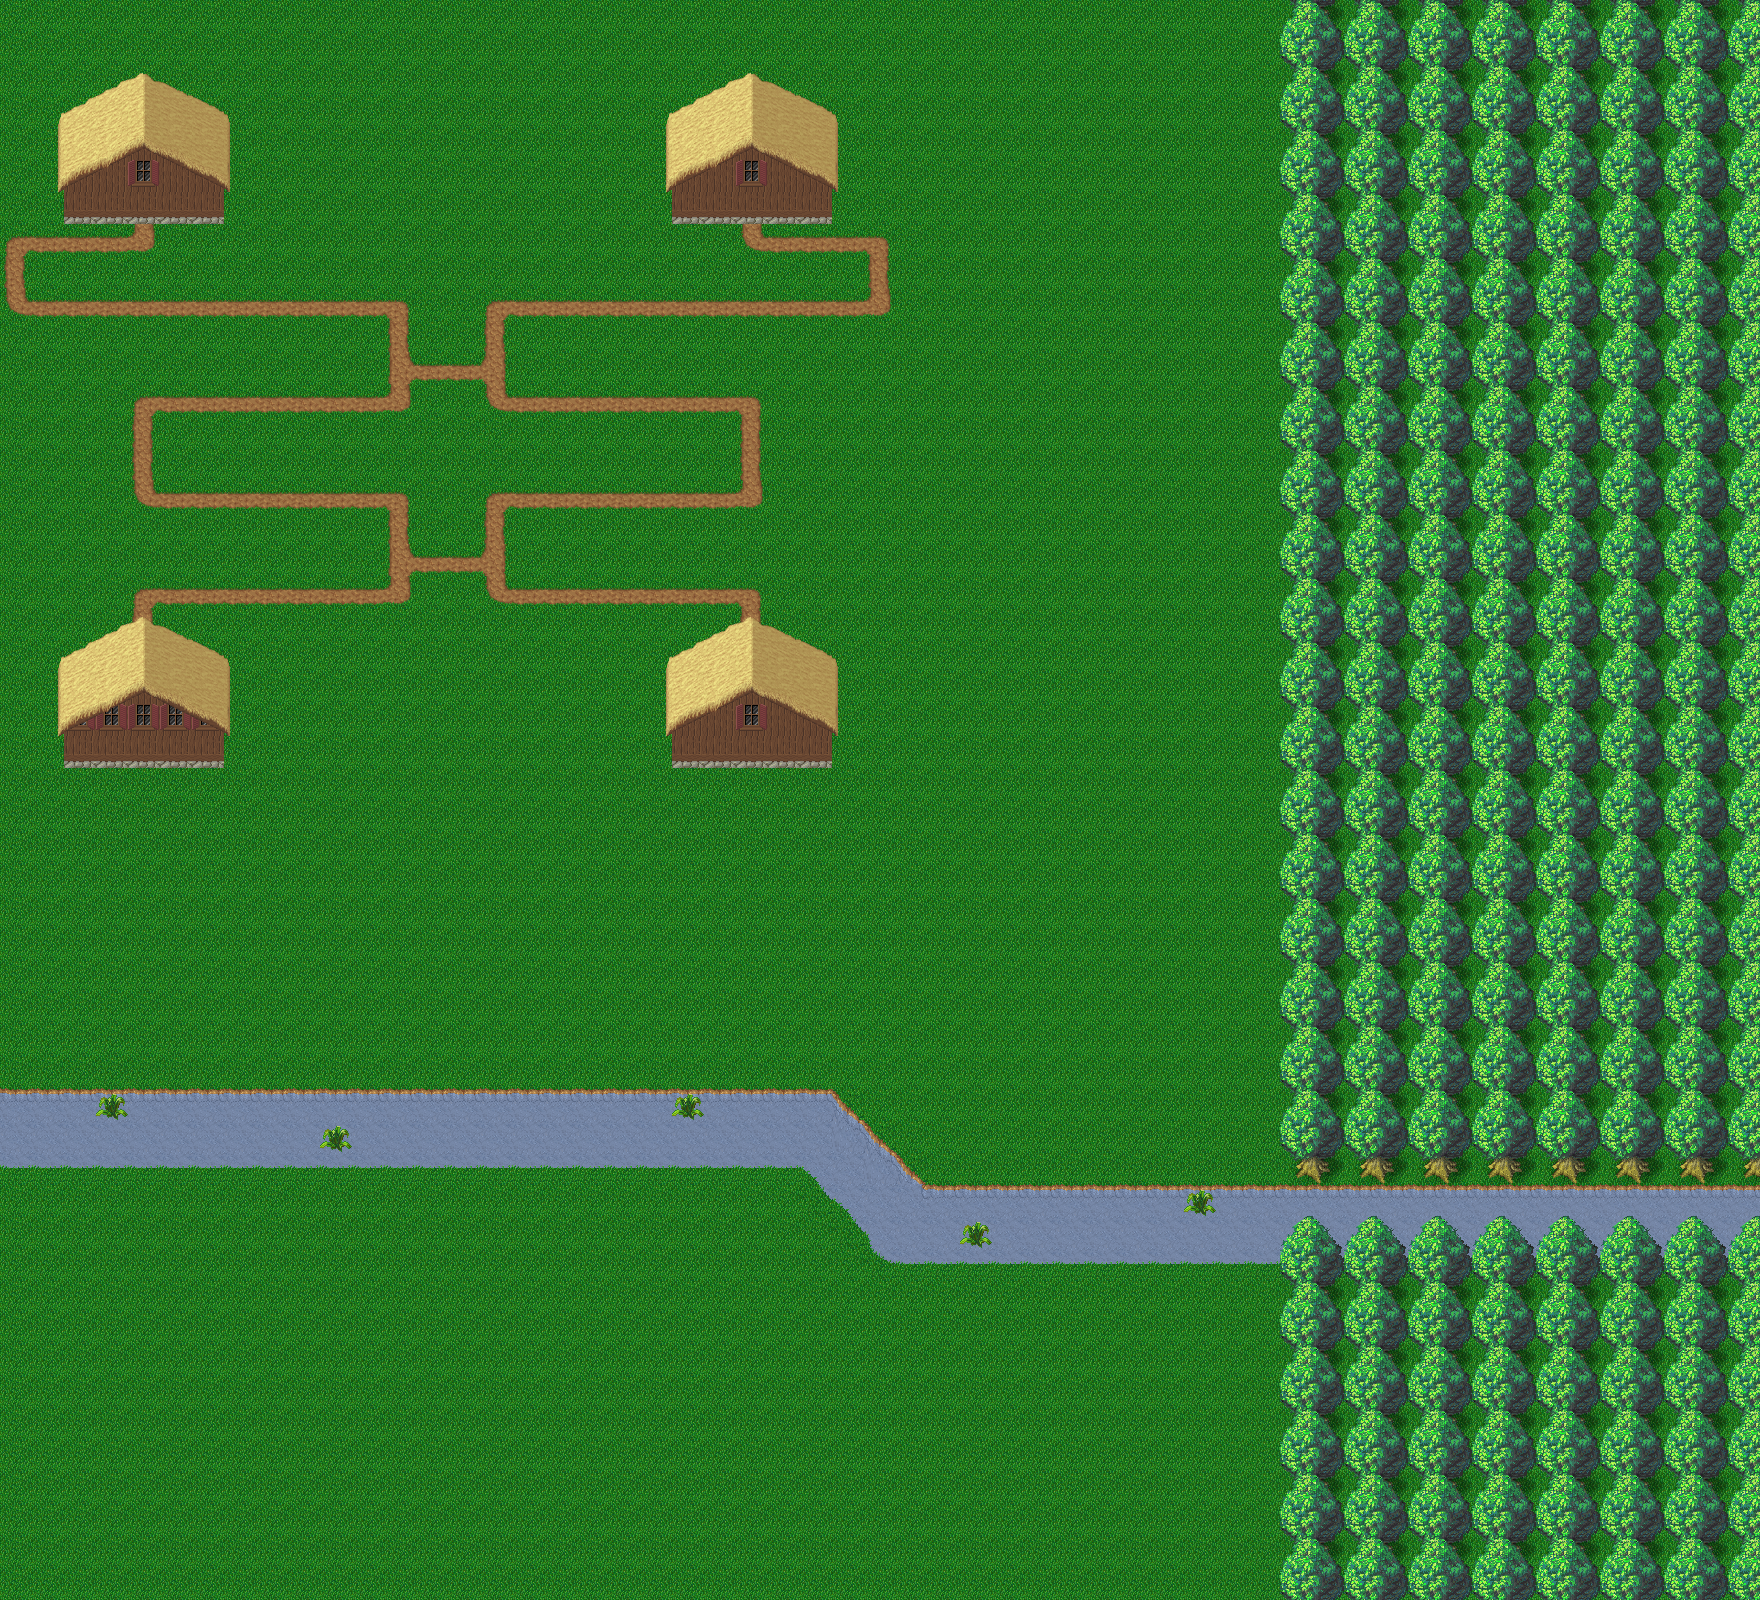

This game map was drawn from its Tiled (.tmx) file and the tilesets committed beside it. A one-line description and the trimmed map source follow:
An orthogonal 55x50 tile map with 32x32 px tiles, 3 tile layers (שכבת משבצות 1, שכבת משבצות 2, שכבת משבצות 3), 3 tilesets and 22 objects (entrance_compass_2, entrance_compass_1, ghost, entrance_keyHouse).

<map version="1.0" tiledversion="1.0.2" orientation="orthogonal" renderorder="right-down" width="55" height="50" tilewidth="32" tileheight="32" nextobjectid="59">
 <tileset firstgid="1" name="woodland_ground" tilewidth="32" tileheight="32" tilecount="256" columns="16">
  <image source="woodland_ground.png" width="512" height="512" />
  <tile id="53">
   <objectgroup draworder="index">
    <object id="1" x="1" y="17">
     <polygon points="0,0 8,16 30,14 31,-18 -2,-17" />
    </object>
   </objectgroup>
  </tile>
  <tile id="70">
   <objectgroup draworder="index">
    <object id="1" x="0" y="1" width="31" height="31" />
   </objectgroup>
  </tile>
  <tile id="87">
   <objectgroup draworder="index" />
  </tile>
  <tile id="102">
   <objectgroup draworder="index">
    <object id="1" x="0" y="0" width="31" height="17" />
   </objectgroup>
  </tile>
  <tile id="115">
   <objectgroup draworder="index">
    <object id="1" x="8" y="2">
     <polygon points="0,0 13,-2 19,22 3,22 -6,15" />
    </object>
   </objectgroup>
  </tile>
  <tile id="121">
   <objectgroup draworder="index">
    <object id="1" x="0" y="0" width="31" height="31" />
   </objectgroup>
  </tile>
  <tile id="122">
   <objectgroup draworder="index">
    <object id="1" x="-1" y="0">
     <polygon points="0,0 31,32 0,33" />
    </object>
   </objectgroup>
  </tile>
  <tile id="123">
   <objectgroup draworder="index">
    <object id="1" x="-1" y="1">
     <polygon points="0,0 30,29 -1,32" />
    </object>
   </objectgroup>
  </tile>
  <tile id="135">
   <objectgroup draworder="index">
    <object id="1" x="19" y="0">
     <polygon points="0,0 12,18 13,-1" />
    </object>
   </objectgroup>
  </tile>
  <tile id="136">
   <objectgroup draworder="index">
    <object id="3" x="0" y="15">
     <polygon points="0,0 19,18 32,17 30,-17 -1,-16" />
    </object>
   </objectgroup>
  </tile>
 </tileset>
 <tileset firstgid="257" name="Woodland_village" tilewidth="32" tileheight="32" tilecount="256" columns="16">
  <image source="Woodland_village.png" width="512" height="512" />
  <tile id="154">
   <animation>
    <frame tileid="154" duration="1000" />
    <frame tileid="153" duration="1000" />
   </animation>
  </tile>
 </tileset>
 <tileset firstgid="513" name="Woodland_x3" tilewidth="32" tileheight="32" tilecount="96" columns="16">
  <image source="Woodland_x3.png" width="512" height="192" />
  <tile id="32">
   <objectgroup draworder="index">
    <object id="2" x="32" y="0">
     <polygon points="0,0 -13,0 -17,8 -20,20 -12,29 -1,29" />
    </object>
   </objectgroup>
  </tile>
  <tile id="33">
   <objectgroup draworder="index">
    <object id="1" x="0" y="3">
     <polygon points="-1,-6 16,-1 17,5 19,16 8,28 -1,28" />
    </object>
   </objectgroup>
  </tile>
 </tileset>
 <layer name="שכבת משבצות 1" width="55" height="50">
  <data>[2750 cells, 2750 non-empty, 2 distinct tile ids]</data>
 </layer>
 <layer name="שכבת משבצות 2" width="55" height="50">
  <data>[2750 cells, 1039 non-empty, 25 distinct tile ids]</data>
 </layer>
 <objectgroup name="characters" />
 <layer name="שכבת משבצות 3" width="55" height="50">
  <data>[2750 cells, 821 non-empty, 29 distinct tile ids]</data>
 </layer>
 <objectgroup name="collisions">
  <object id="31" x="672" y="673" width="160" height="94" />
  <object id="34" x="65" y="673" width="160" height="94" />
  <object id="35" x="63" y="129" width="160" height="94" />
  <object id="36" x="671" y="129" width="160" height="94" />
  <object id="49" x="1297.33" y="1.33333" width="22.6667" height="1184" />
  <object id="50" x="1298.67" y="1265.33" width="22.6667" height="333.333" />
  <object id="57" x="2" y="1090">
   <polygon points="0,0 831,0 925,94 1292,94 1291,177 886,175 799,79 -1,81" />
  </object>
 </objectgroup>
 <objectgroup name="events">
  <object id="37" name="entrance_compass_2" x="736" y="666" width="31" height="7" />
  <object id="38" name="entrance_compass_1" x="127.5" y="666.5" width="31" height="7" />
  <object id="39" name="ghost" x="1247" y="545" width="65" height="61" />
  <object id="58" name="entrance_keyHouse" x="128" y="105" width="33" height="23" />
 </objectgroup>
</map>
